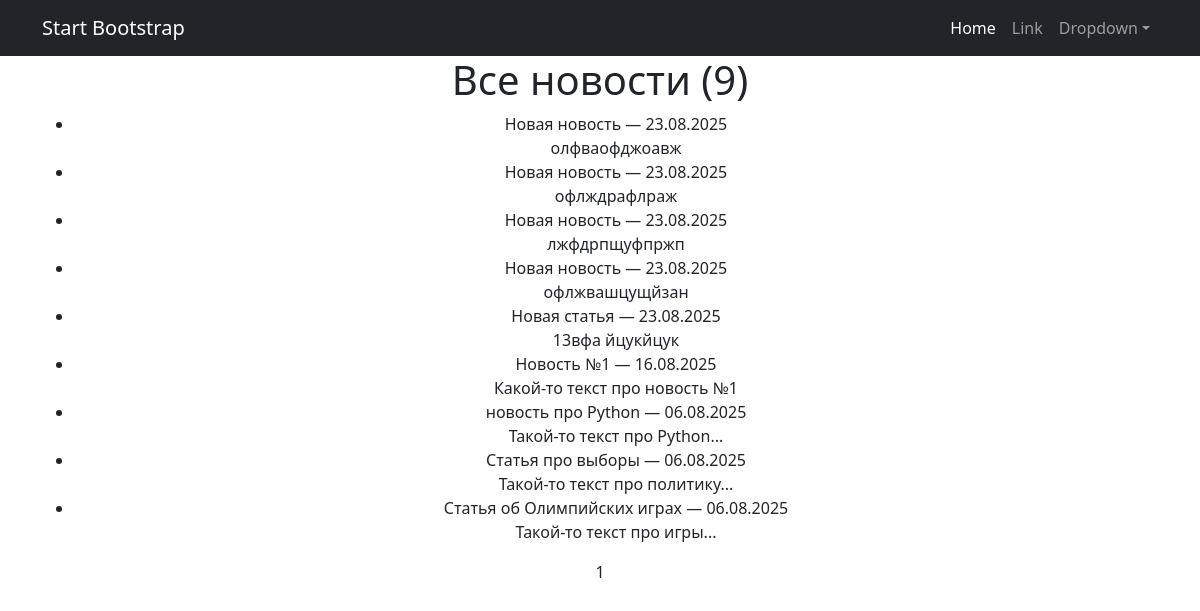
Before: /news/ with the older database file.
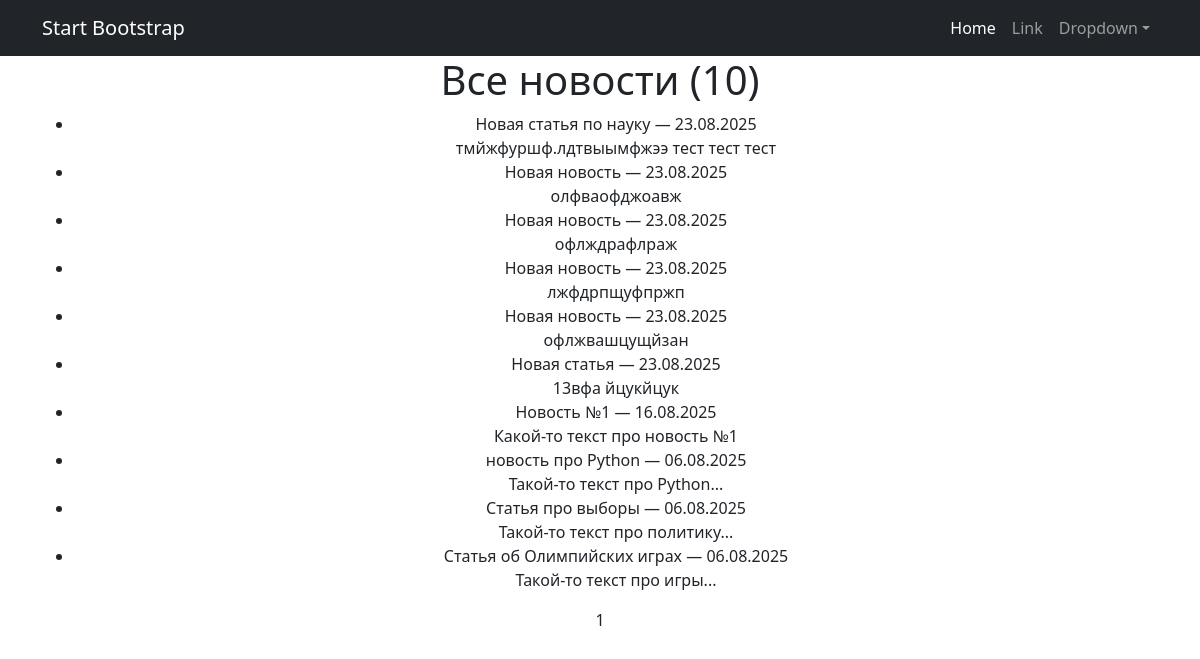
After: the same page with the newer database file.
### news/models.py (models this page shows, shortened)
class Post(models.Model):
    ARTICLE = 'AR'
    NEWS = 'NW'
    POST_TYPES = [
        (ARTICLE, 'Статья'),
        (NEWS, 'Новость')
    ]
    author = models.ForeignKey('Author', on_delete=models.CASCADE)
    post_type = models.CharField(max_length=2, choices=POST_TYPES, default=ARTICLE)
    time_create = models.DateTimeField(auto_now_add=True)
    categories = models.ManyToManyField('Category', through='PostCategory')
    title = models.CharField(max_length=255)
    text = models.TextField()
    rating = models.IntegerField(default=0)

### news/views.py (the view)
# urls.py: path('', PostListView.as_view(), name='post_list'),
class PostListView(ListView):
    model = Post
    ordering = ['-time_create']
    template_name = 'posts.html'
    context_object_name = 'posts'
    paginate_by = 10
    def get_context_data(self, **kwargs):
        context = super().get_context_data(**kwargs)
        context['time_create'] = datetime.utcnow()
        return context

### news/templatetags/my_filters.py (called while the page is built)
@register.filter(name='censor')
def censor(value):
    if not isinstance(value, str):
        raise ValueError()
    def replace_bad_word(word):
        for bad_word in BAD_WORDS:
            if word.lower().startswith(bad_word.lower()):
                stars = '*' * (len(word) - 1)
                return word[0] + stars
        return word
    words = value.split()
    censored_words = [replace_bad_word(w) for w in words]
    return ' '.join(censored_words)

### templates/posts.html (shortened to what this page needs)
{% extends 'flatpages/default.html' %}
{% load my_filters %}
{% block content %}
    <h1>Все новости ({{ posts|length }})</h1>
    <ul>
        {% for post in posts %}
            <li>
                {{ post.title|censor }} —
                {{ post.time_create|date:"d.m.Y" }}<br>
                {{ post.text|truncatewords:20|censor }}
            </li>
        {% empty %}
            <li>Новостей пока нет.</li>
        {% endfor %}
    </ul>
    {{ page_obj.number }}
{% endblock content %}

Changed rows visible on the page:
added Post: title|censor "Новая статья по науку", time_create "23.08.2025", text|censor "тмйжфуршф.лдтвыымфжээ тест тест тест"
Other visible differences:
{{ posts|length }}: "9" → "10"
